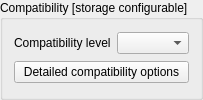
           <widget class="QGroupBox" name="compatGrpBox">
            <property name="title">
             <string>Compatibility [storage configurable]</string>
            </property>
            <layout class="QVBoxLayout" name="verticalLayout_22">
             <item>
              <layout class="QHBoxLayout" name="hLayout_compatLevel">
               <item>
                <widget class="QLabel" name="compatLevelLabel">
                 <property name="toolTip">
                  <string>&lt;html&gt;&lt;head/&gt;&lt;body&gt;&lt;p&gt;either &lt;span style=&quot; font-weight:600;&quot;&gt;-complevel&lt;/span&gt; or &lt;span style=&quot; font-weight:600;&quot;&gt;+compatmode&lt;/span&gt; depending on the engine&lt;/p&gt;&lt;/body&gt;&lt;/html&gt;</string>
                 </property>
                 <property name="text">
                  <string>Compatibility level</string>
                 </property>
                </widget>
               </item>
               <item>
                <widget class="QComboBox" name="compatLevelCmbBox">
                 <property name="sizePolicy">
                  <sizepolicy hsizetype="Expanding" vsizetype="Fixed">
                   <horstretch>0</horstretch>
                   <verstretch>0</verstretch>
                  </sizepolicy>
                 </property>
                 <property name="maxVisibleItems">
                  <number>15</number>
                 </property>
                </widget>
               </item>
              </layout>
             </item>
             <item>
              <widget class="QPushButton" name="compatOptsBtn">
               <property name="text">
                <string>Detailed compatibility options</string>
               </property>
              </widget>
             </item>
            </layout>
           </widget>
